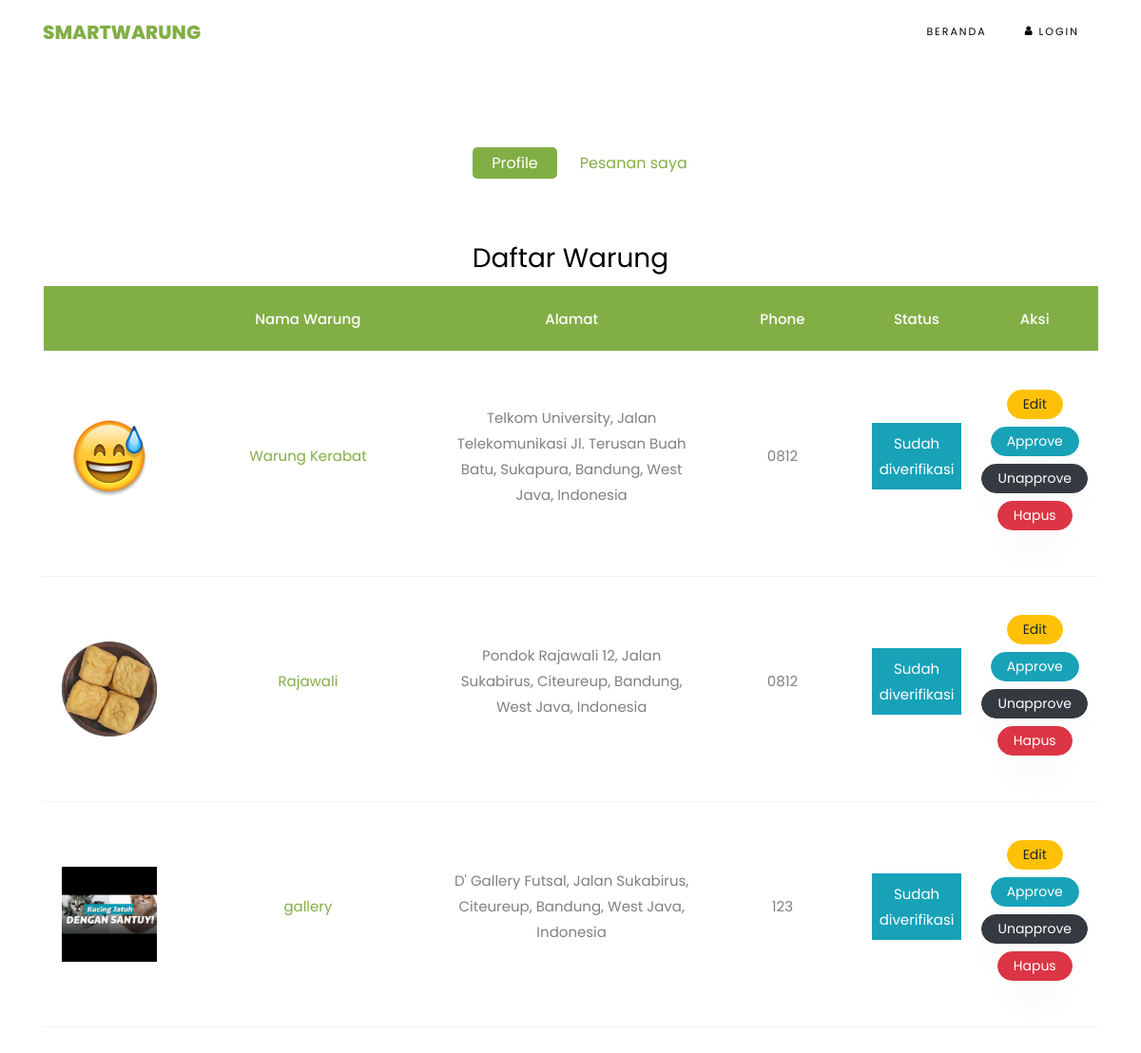
Screenshot of /index.php/admin with the database file from the repository.
### tables this page shows
CREATE TABLE `warungs` (
  `id` int(11) NOT NULL,
  `username` varchar(255) NOT NULL,
  `place_id` varchar(255) NOT NULL,
  `lat` varchar(255) NOT NULL,
  `lng` varchar(255) NOT NULL,
  `address` varchar(255) NOT NULL,
  `status` enum('Belum diverifikasi','Sudah diverifikasi','Verifikasi tidak disetujui','') NOT NULL,
  `updated_at` date DEFAULT NULL
);

CREATE TABLE `users` (
  `name` varchar(255) NOT NULL,
  `username` varchar(255) NOT NULL,
  `password` varchar(255) NOT NULL,
  `phone` varchar(255) NOT NULL,
  `email` varchar(255) NOT NULL,
  `role` int(11) DEFAULT NULL,
  `photo` text
);

### application/controllers/admin.php (called while the page is built, shortened)
<?php
class admin extends CI_Controller{
    public function __construct(){
        $this->load->model('users');
        $this->load->helper('date');
    }
    public function index(){
        $data['warungs'] = $this->users->get_warungs();
        $data['users'] = $this->users->get_users();
        $data['active'] = 'index';
        $this->load->view('template/header');
        $this->load->view('admin/index',$data);
        $this->load->view('template/footer');
    }
}
?>

### index.php (called while the page is built, shortened)
<?php
require_once BASEPATH.'core/CodeIgniter.php';

### application/models/users.php (called while the page is built, shortened)
<?php
class users extends CI_Model {
    public function get_users(){
        $this->db->from('users');
        $this->db->where('role',0);
        return $this->db->get()->result_array();
    }
    public function get_warungs(){
        $this->db->from('users');
        $this->db->join('warungs','users.username = warungs.username');
        return $this->db->get()->result_array();
    }
}
?>

### application/views/admin/index.php (the view, shortened to what this page needs)
<section class="ftco-section">
    <div class="container">
        <div class="row justify-content-center">
            <div class="col-md-10 mb-5 text-center">
                <ul class="product-category">
                    <?php include APPPATH.'views/admin/menu.php'; ?>
                </ul>
            </div>
        </div>
        <div class="row">
            <div class="container">
                <div class="row mb-5">
                    <div class="col-md-12 ftco-animate">
                        <div class="cart-list">
                            <h3 class="text-center">Daftar Warung</h3>
                            <table class="table">
                                <thead class="thead-primary">
                                <tr class="text-center">
                                    <th>&nbsp;</th>
                                    <th>Nama Warung</th>
                                    <th>Alamat</th>
                                    <th>Phone</th>
                                    <th>Status</th>
                                    <th>Aksi</th>
                                </tr>
                                </thead>
                                <tbody>
                                <?php foreach($warungs as $warung): ?>
                                <tr class="text-center">
                                    <td class="image-prod"><div class="img" style="width:100px;background-image:url(<?php $photos = explode(',',$warung['photo']); echo base_url('assets/uploads/').$photos[0]?>);"></div></td>
                                    <td class="" style="width: 25%">
                                        <a href="<?php echo site_url('profile/show/').$warung['username'] ?>" class=""><?php echo $warung['name'] ?></a>
                                    </td>
                                    <td class="" style="width: 25%"><p><?php echo $warung['address']?></p></td>
                                    <td class="" style="width: 15%"><p><?php echo $warung['phone']; ?></p></td>
                                    <td class="" style="width: 10%"><p class="p-2 text-small <?php echo ($warung['status'] == 'Sudah diverifikasi'? 'bg-info text-white':($warung['status']=='Belum diverifikasi'?'bg-warning text-dark':'bg-danger text-light')) ?>"><?php echo $warung['status']; ?></p></td>
                                    <td class="" style="width: 10%">
                                        <a href="<?php  ?>" class="btn btn-sm btn-warning px-3 mb-2"> Edit </a>
                                        <a href="<?php echo site_url('admin/approve/').$warung['username'] ?>" class="btn btn-sm btn-info px-3 mb-2"> Approve </a>
                                        <a href="<?php echo site_url('admin/unapprove/').$warung['username'] ?>" class="btn btn-sm btn-dark text-white px-3 mb-2"> Unapprove </a>
                                        <a href="<?php echo site_url('admin/delete/').$warung['username'] ?>" class="btn btn-sm btn-danger px-3 mb-2" onclick="return confirm('Apkah Anda yakin ingin menghapus?')"> Hapus </a>
                                    </td>
                                </tr>
                                <?php endforeach; ?>
                                </tbody>
                            </table>
                        </div>
                    </div>
                </div>
            </div>
        </div>
    </div>
</section>

### rows the page displays
warungs: username.photo (picture), username.name "Warung Kerabat", address "Telkom University, Jalan Telekomunikasi Jl. Terusan Buah Batu, Sukapura, Bandung, West Java, Indonesia", username.phone "0812", status "Sudah diverifikasi"
warungs: username.photo (picture), username.name "Rajawali", address "Pondok Rajawali 12, Jalan Sukabirus, Citeureup, Bandung, West Java, Indonesia", username.phone "0812", status "Sudah diverifikasi"
warungs: username.photo (picture), username.name "gallery", address "D' Gallery Futsal, Jalan Sukabirus, Citeureup, Bandung, West Java, Indonesia", username.phone "123", status "Sudah diverifikasi"
